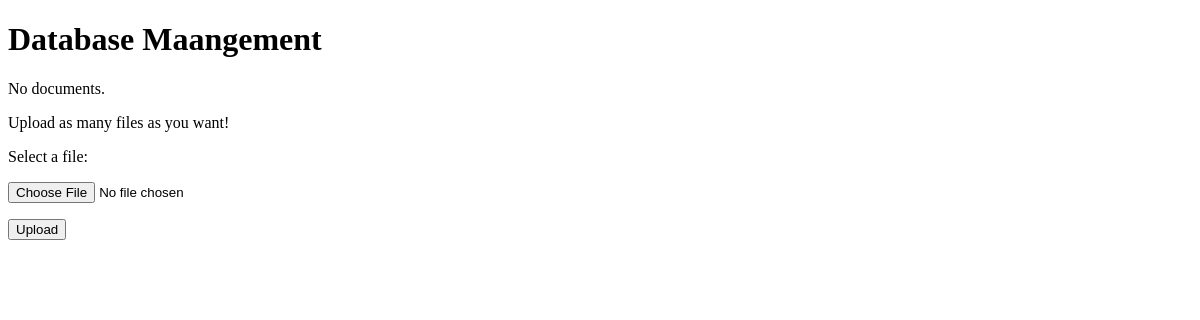
/accounts/server/Database Maangement (signed in), run on an earlier commit of the app's database.
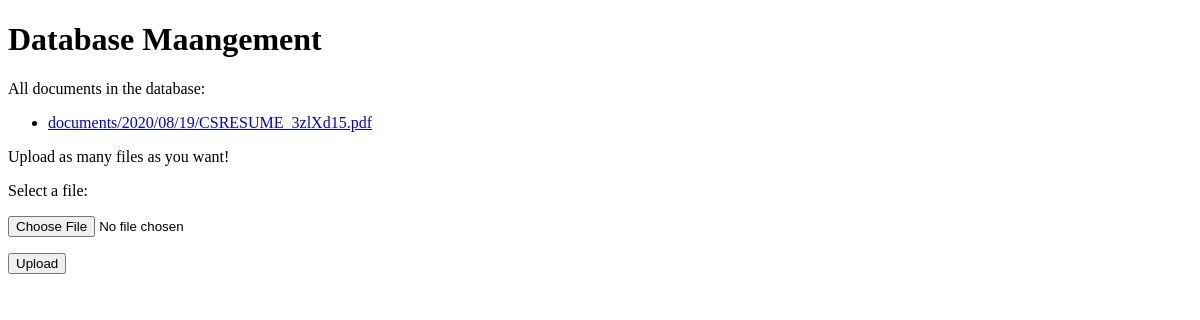
And on a later commit of the database.
### accounts/models.py (models this page shows, shortened)
class Course(models.Model):
    subject = models.CharField(max_length=50)
    title = models.CharField(max_length=50)
    professor = models.CharField(max_length=50)
    section = models.PositiveSmallIntegerField()
    crn = models.PositiveSmallIntegerField()
    documents = models.ManyToManyField(Document)

class Document(models.Model):
    docfile = models.FileField(upload_to='documents/%Y/%m/%d')

### accounts/views.py (the view, shortened to what this page needs)
def course_server(request, *args, **kwargs):
    user = request.user.id
    message = 'Upload as many files as you want!'
    course_name = kwargs['course_title']
    course = Course.objects.get(title=course_name)
    form = DocumentForm()  # An empty, unbound form
    documents = course.documents.all()
    try:
        UserProfile.objects.filter(user_id=user)[0].courses.filter(title=course_name)
        return render(request, 'course_server.html', {'course':course,'documents': documents, 'form': form, 'message': message})
    except UserProfile.DoesNotExist:
        print("Error")
    return HttpResponseNotFound("Error")

### accounts/forms.py
class DocumentForm(forms.Form):
    docfile = forms.FileField(label='Select a file')

### accounts/templates/course_server.html (shortened to what this page needs)
<!DOCTYPE html>
<html lang="en">
<head>
</head>
<body>
    <h1>{{course.title}}</h1>
    {% if documents %}
        All documents in the database:
        <ul>
            {% for document in documents %}
                <li><a href="{{ document.docfile.url }}">{{ document.docfile.name }}</a></li>
            {% endfor %}
        </ul>
    {% else %}
        <p>No documents.</p>
    {% endif %}
    <form action="{% url 'course_server' course.title %}" method="POST" enctype="multipart/form-data">
        {{ message }}
        <p>{{ form.docfile.label_tag }} {{ form.docfile.help_text }}</p>
        <p>
            {{ form.docfile }}
        </p>
        <p><input type="submit" value="Upload"/></p>
    </form>
</body>
</html>

What changed in the data, as far as the page shows it:
added Document: docfile.name "documents/2020/08/19/CSRESUME_3zlXd15.pdf"
Also different on the page:
text no longer shown: "No documents."
text now shown: "All documents in the database:"
